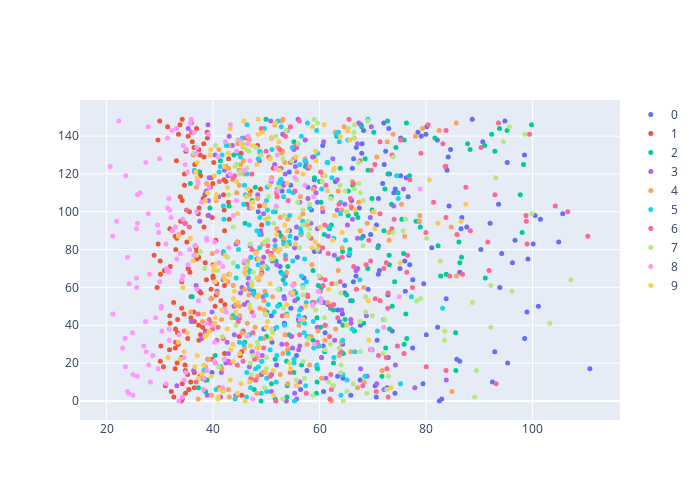

The notebook cell this image was saved under:
### Markdown cell above
### Check the Losses of Each Class
---
全てのクラス合わせたデータセットで，それぞれのデータの損失（KL divergence lossとreconstruction loss）の分布を見ていきましょう．

---
Let's take a look at the distribution of the losses (KL divergence loss and reconstruction loss) using the whole dataset.

---

### Code cell
test_batch = 1
all_numbers = tuple(range(10))
testset = Dataset_MNIST(root, all_numbers, "val", transform["test"], each_datanum=each_datanum)
testloader = torch.utils.data.DataLoader(dataset=testset, batch_size=test_batch, shuffle=False)

labels, inputs, outputs, losses, latents = do_test_VAE(net, testloader, device, "eval", losses_mean=False)
losses = np.array(losses)

trace = []
# ls = np.mean(np.square((inputs[:,0,:,:] - outputs)**2), axis=(1,2))
for i in range(len(all_numbers)):
#     _x = ls[labels==all_numbers[i]]
    _x = losses[labels==all_numbers[i]]
    trace.append(go.Scatter(x=_x, mode="markers", name=f"{all_numbers[i]}", 
                              marker = dict(size=5)))
layout = go.Layout(width=700, height=500)    
data = trace
fig = dict(data=data, layout=layout)
iplot(fig)

### Figure 1 — Plotly figure (JSON) as saved in the notebook; plotly's stock layout.template omitted (floating-point values rounded to 4 significant figures; data arrays with more than 128 entries replaced by an {"elided": "..."} marker saying what was removed)
{"data": [{"marker": {"size": 5}, "mode": "markers", "name": "0", "type": "scatter", "visible": true, "x": {"elided": "150 float values"}}, {"marker": {"size": 5}, "mode": "markers", "name": "1", "type": "scatter", "visible": true, "x": {"elided": "150 float values"}}, {"marker": {"size": 5}, "mode": "markers", "name": "2", "type": "scatter", "visible": true, "x": {"elided": "150 float values"}}, {"marker": {"size": 5}, "mode": "markers", "name": "3", "type": "scatter", "visible": true, "x": {"elided": "150 float values"}}, {"marker": {"size": 5}, "mode": "markers", "name": "4", "type": "scatter", "visible": true, "x": {"elided": "150 float values"}}, {"marker": {"size": 5}, "mode": "markers", "name": "5", "type": "scatter", "visible": true, "x": {"elided": "150 float values"}}, {"marker": {"size": 5}, "mode": "markers", "name": "6", "type": "scatter", "visible": true, "x": {"elided": "150 float values"}}, {"marker": {"size": 5}, "mode": "markers", "name": "7", "type": "scatter", "visible": true, "x": {"elided": "150 float values"}}, {"marker": {"size": 5}, "mode": "markers", "name": "8", "type": "scatter", "visible": true, "x": {"elided": "150 float values"}}, {"marker": {"size": 5}, "mode": "markers", "name": "9", "type": "scatter", "visible": true, "x": {"elided": "150 float values"}}], "layout": {"height": 500, "width": 700, "xaxis": {"autorange": true, "range": [15.0, 116.4], "type": "linear"}, "yaxis": {"autorange": true, "range": [-10.11, 159.1]}}}
